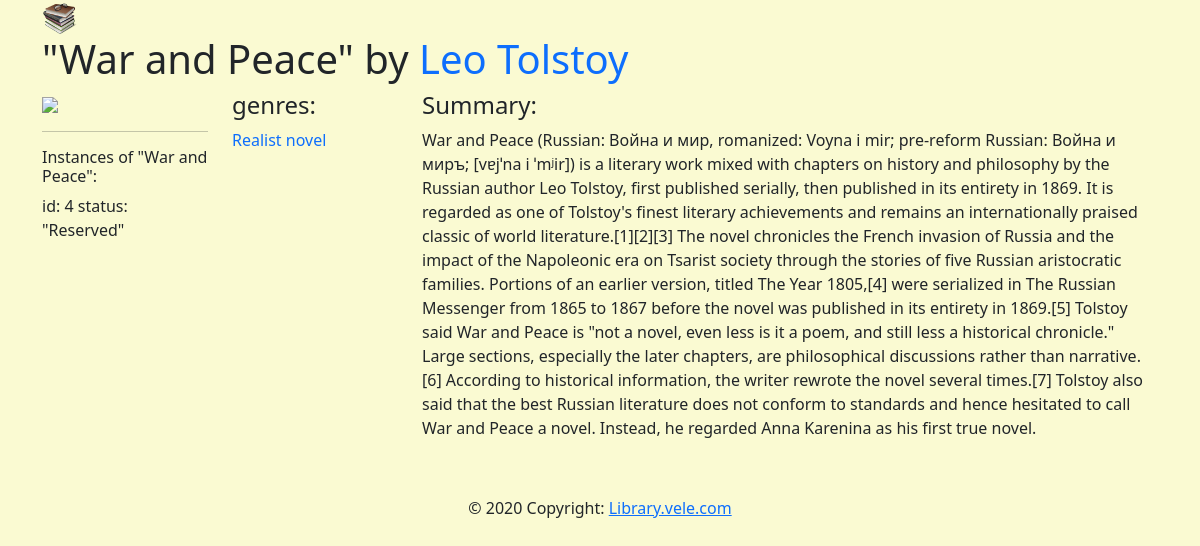
Page /lib/book/4/ on the committed database.
### lib/models.py (models this page shows, shortened)
class Book(models.Model):
    title=models.CharField(max_length=50)
    author=models.ForeignKey(Author, on_delete=models.SET_NULL, null=True)
    summary=models.TextField(blank=True, null=True)
    genre=models.ManyToManyField(Genre)
    img = models.URLField(blank=True, null=True)
    def __str__(self):
        return f'"{self.title}"'
    class Meta:
        ordering=["title"]

class Author(models.Model):
    first=models.CharField(max_length=50)
    last=models.CharField(max_length=50)
    year=models.IntegerField(default=0)
    img=models.URLField(blank=True, null=True)
    def __str__(self):
        return self.first+' '+self.last
    def get_absolute_url(self):
        return reverse('lib:author_detail', args=(self.id,))
    class Meta:
        ordering=["last"]

class BookInstance(models.Model):
    book=models.ForeignKey(Book, on_delete=models.SET_NULL, null=True)
    LOAN_STATUSES=(
        ('a', 'Available'),
        ('r', 'Reserved'),
        ('o', 'On Loan'),
    )
    status=models.CharField(max_length=1, choices=LOAN_STATUSES, default='a')
    due_back=models.DateField(null=True, blank=True)

class Genre(models.Model):
    name=models.CharField(max_length=20)
    def __str__(self):
        return self.name
    def get_absolut_url(self):
        return reverse('lib:genre_detail', args=(self.id,))
    class Meta:
        ordering=["name"]

### lib/views.py (the view)
# urls.py: path('book/<int:pk>/', views.book_detail, name="book_detail"),
def book_detail(request, pk):
    context={
        'book': Book.objects.get(pk=pk),
    }
    return render(request, 'lib/book_detail.html', context)

### lib/templates/lib/book_detail.html (shortened to what this page needs)
{% extends 'lib/base.html'  %}
{% block content %}
<h1>{{ book }} by
    <a href="{{ book.author.get_absolute_url }}" class="text-decoration-none">{{ book.author }}</a>
</h1>
<div class="row">
<div class="col-2">
    <img src="{{ book.img }}" class="img-fluid">
    <hr>
    <h6>Instances of {{ book }}:</h6>
    {% for fi in book.bookinstance_set.all %}
    <p>id: {{ fi.id }} status: "{{ fi.get_status_display }}"
    </p>
    {% endfor %}
</div>
<div class="col-2">
    <h4>genres:</h4>
    {% for genre in book.genre.all %}
    <a href="{{ genre.get_absolut_url }}"> <p>{{ genre }}</p></a>
    {% endfor %}
</div>
<div class="col-8">
    <h4>Summary:</h4>
    <p>{{ book.summary }}</p>
</div>
</div>
{% endblock %}

### rows in the picture
Book: title "\"War and Peace\"", author "Leo Tolstoy", summary "War and Peace (Russian: Война и мир, romanized: Voyna i mir; pre-reform Russian: Война и миръ; [vɐjˈna i ˈmʲir]) is a literary work mixed with chapters on history and philosophy by the Russian author Leo Tolstoy, first published serially, then published in its entirety in 1869. It is regarded as one of Tolstoy's finest literary achievements and remains an internationally praised classic of world literature.[1][2][3] The novel chronicles the French invasion of Russia and the impact of the Napoleonic era on Tsarist society through the stories of five Russian aristocratic families. Portions of an earlier version, titled The Year 1805,[4] were serialized in The Russian Messenger from 1865 to…"
BookInstance: id "4", status "Reserved"
Genre: name "Realist novel"
